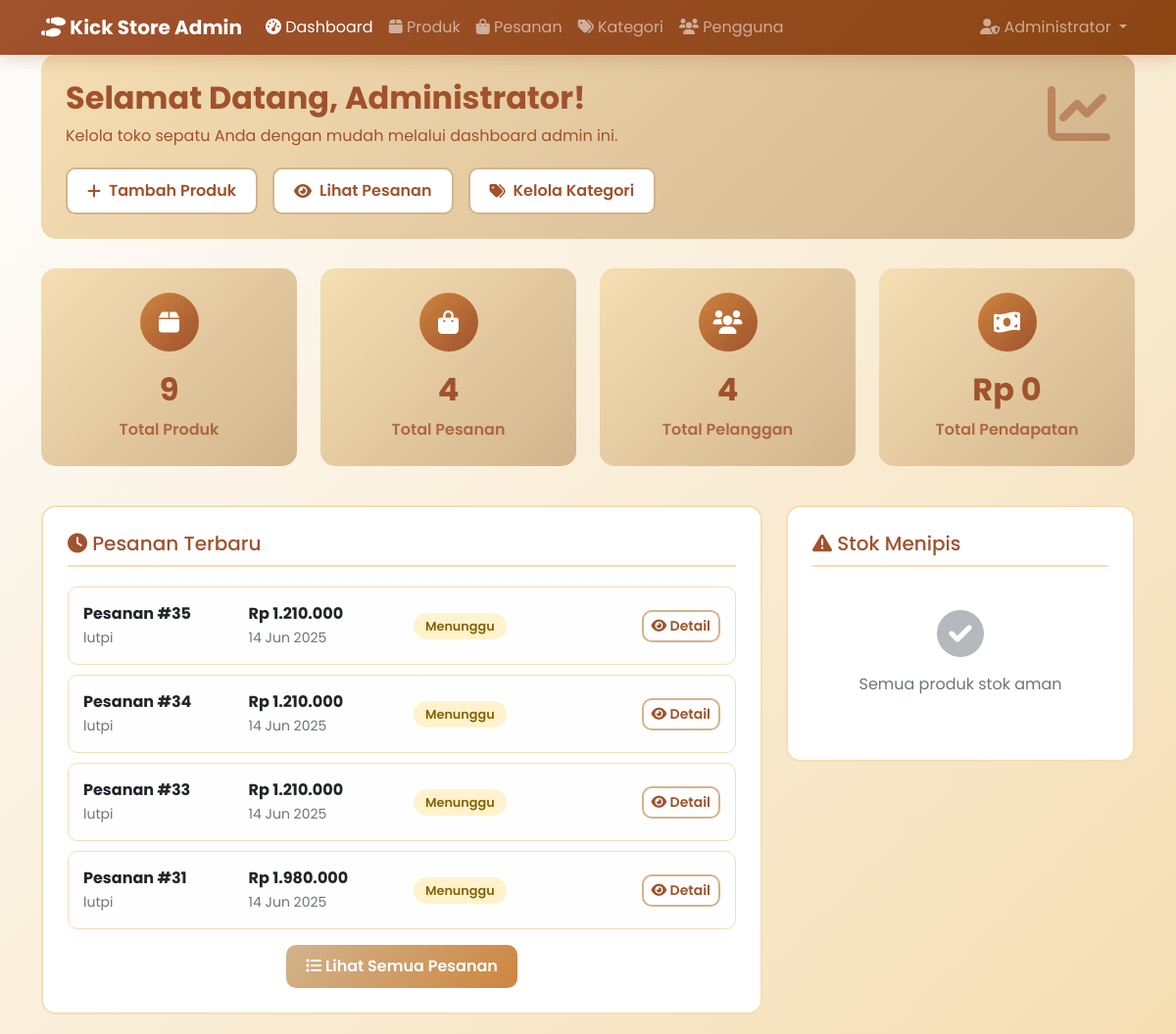
/admin/dashboard.php (signed in), run on an earlier commit of the app's database.
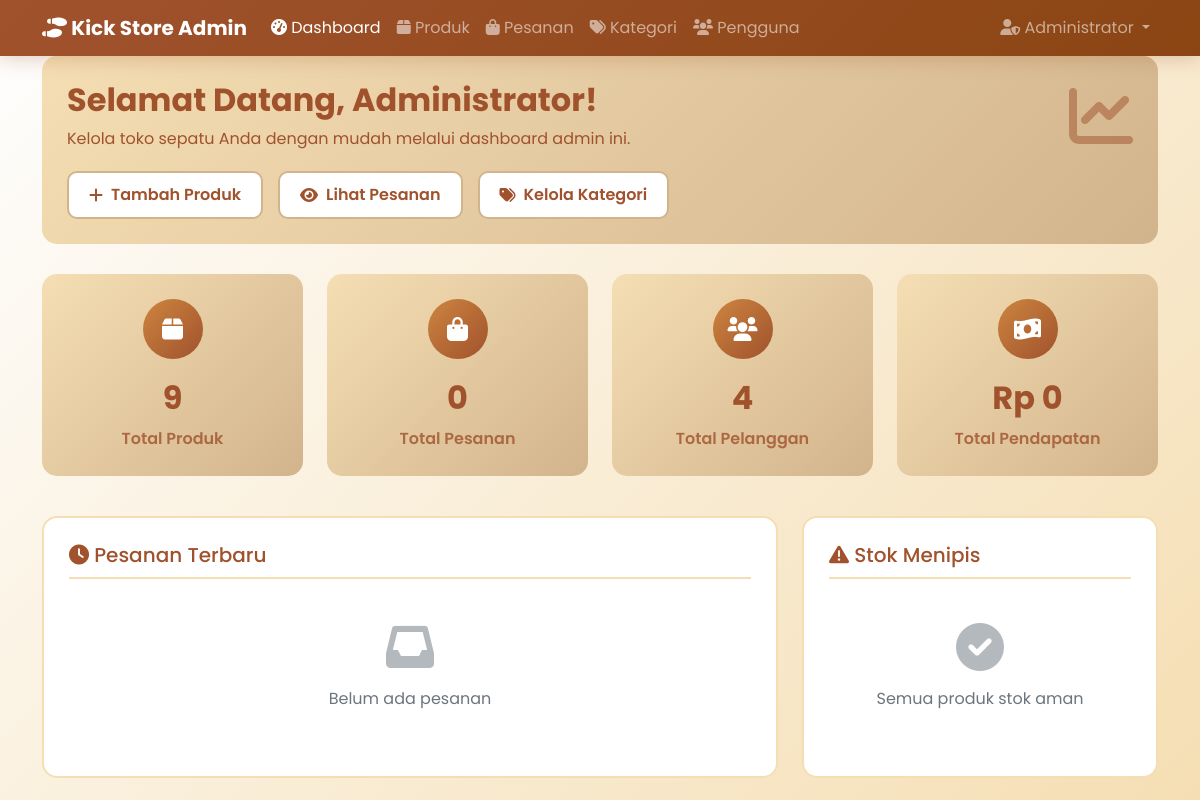
And on a later commit of the database.
### tables this page shows
CREATE TABLE `orders` (
  `id` int NOT NULL,
  `user_id` int NOT NULL,
  `total_amount` decimal(10,2) NOT NULL,
  `subtotal` decimal(10,2) DEFAULT '0.00',
  `tax_amount` decimal(10,2) DEFAULT '0.00',
  `shipping_amount` decimal(10,2) DEFAULT '0.00',
  `status` enum('pending','confirmed','shipped','delivered','cancelled') DEFAULT 'pending',
  `payment_status` enum('pending','paid','failed','cancelled','refunded') DEFAULT 'pending',
  `payment_method` varchar(50) DEFAULT NULL,
  `shipping_address` text,
  `notes` text,
  `created_at` timestamp NULL DEFAULT CURRENT_TIMESTAMP
);

CREATE TABLE `users` (
  `id` int NOT NULL,
  `username` varchar(50) NOT NULL,
  `email` varchar(100) NOT NULL,
  `password` varchar(255) NOT NULL,
  `full_name` varchar(100) NOT NULL,
  `phone` varchar(20) DEFAULT NULL,
  `address` text,
  `role` enum('buyer','admin') DEFAULT 'buyer',
  `created_at` timestamp NULL DEFAULT CURRENT_TIMESTAMP
);

### admin/dashboard.php (the view, shortened to what the changed rows need)
<?php
$database = new Database();
$db = $database->getConnection();
$stats = [];
$product_query = "SELECT COUNT(*) as total FROM products";
$product_stmt = $db->prepare($product_query);
$product_stmt->execute();
$stats['products'] = $product_stmt->fetch(PDO::FETCH_ASSOC)['total'];
$order_query = "SELECT COUNT(*) as total FROM orders";
$order_stmt = $db->prepare($order_query);
$order_stmt->execute();
$stats['orders'] = $order_stmt->fetch(PDO::FETCH_ASSOC)['total'];
$user_query = "SELECT COUNT(*) as total FROM users WHERE role = 'buyer'";
$user_stmt = $db->prepare($user_query);
$user_stmt->execute();
$stats['users'] = $user_stmt->fetch(PDO::FETCH_ASSOC)['total'];
$revenue_query = "SELECT SUM(total_amount) as total FROM orders WHERE payment_status = 'paid'";
$revenue_stmt = $db->prepare($revenue_query);
$revenue_stmt->execute();
$stats['revenue'] = $revenue_stmt->fetch(PDO::FETCH_ASSOC)['total'] ?? 0;
$recent_orders_query = "SELECT o.*, u.full_name
                        FROM orders o
                        JOIN users u ON o.user_id = u.id
                        ORDER BY o.created_at DESC
                        LIMIT 5";
$recent_orders_stmt = $db->prepare($recent_orders_query);
$recent_orders_stmt->execute();
$recent_orders = $recent_orders_stmt->fetchAll(PDO::FETCH_ASSOC);
?>
<!DOCTYPE html>
<html lang="id">
<head>
    <link href="https://cdn.jsdelivr.net/npm/bootstrap@5.1.3/dist/css/bootstrap.min.css" rel="stylesheet">
    <link href="https://cdnjs.cloudflare.com/ajax/libs/font-awesome/6.0.0/css/all.min.css" rel="stylesheet">
</head>
<body>
    <div class="container">
        <div class="welcome-section">
            <div class="row align-items-center">
                <div class="col-md-8">
                    <h2 class="fw-bold mb-2">Selamat Datang, <?php echo $_SESSION['full_name']; ?>!</h2>
                </div>
            </div>
        </div>
        <div class="row mb-4">
            <div class="col-lg-3 col-md-6 mb-3">
                <div class="stat-card">
                    <div class="stat-icon">
                        <i class="fas fa-shopping-bag"></i>
                    </div>
                    <div class="stat-number"><?php echo number_format($stats['orders']); ?></div>
                    <div class="stat-label">Total Pesanan</div>
                </div>
            </div>
        </div>
        <div class="row">
            <div class="col-lg-8">
                <div class="recent-orders-card">
                    <?php if (empty($recent_orders)): ?>
                        <div class="text-center py-4 text-muted">
                            <i class="fas fa-inbox fa-3x mb-3 opacity-50"></i>
                            <p>Belum ada pesanan</p>
                        </div>
                    <?php else: ?>
                        <?php foreach ($recent_orders as $order): ?>
                            <div class="order-item">
                                <div class="row align-items-center">
                                    <div class="col-md-3">
                                        <strong>Pesanan #<?php echo $order['id']; ?></strong><br>
                                        <small class="text-muted"><?php echo htmlspecialchars($order['full_name']); ?></small>
                                    </div>
                                    <div class="col-md-3">
                                        <strong>Rp <?php echo number_format($order['total_amount'], 0, ',', '.'); ?></strong><br>
                                        <small class="text-muted"><?php echo date('d M Y', strtotime($order['created_at'])); ?></small>
                                    </div>
                                    <div class="col-md-3">
                                        <span class="status-badge status-<?php echo $order['status']; ?>">
                                            <?php
                                            $status_text = [
                                                'pending' => 'Menunggu',
                                                'confirmed' => 'Dikonfirmasi',
                                                'shipped' => 'Dikirim',
                                                'delivered' => 'Terkirim',
                                                'cancelled' => 'Dibatalkan'
                                            ];
                                            echo $status_text[$order['status']] ?? ucfirst($order['status']);
                                            ?>
                                        </span>
                                    </div>
                                    <div class="col-md-3 text-end">
                                        <a href="order_details.php?id=<?php echo $order['id']; ?>" class="btn btn-sm btn-outline-primary">
                                            <i class="fas fa-eye"></i> Detail
                                        </a>
                                    </div>
                                </div>
                            </div>
                        <?php endforeach; ?>
                        <div class="text-center mt-3">
                            <a href="orders.php" class="btn btn-primary">
                                <i class="fas fa-list"></i> Lihat Semua Pesanan
                            </a>
                        </div>
                    <?php endif; ?>
                </div>
            </div>
        </div>
    </div>
</body>
</html>

What changed in the data, as far as the page shows it:
removed orders: id "35", user.full_name "lutpi", total_amount "1.210.000", created_at "14 Jun 2025", status "Menunggu"
removed orders: id "34", user.full_name "lutpi", total_amount "1.210.000", created_at "14 Jun 2025", status "Menunggu"
removed orders: id "33", user.full_name "lutpi", total_amount "1.210.000", created_at "14 Jun 2025", status "Menunggu"
removed orders: id "31", user.full_name "lutpi", total_amount "1.980.000", created_at "14 Jun 2025", status "Menunggu"
Also different on the page:
$stats['orders']: "4" → "0"
text no longer shown: "Lihat Semua Pesanan"
text now shown: "Belum ada pesanan"
